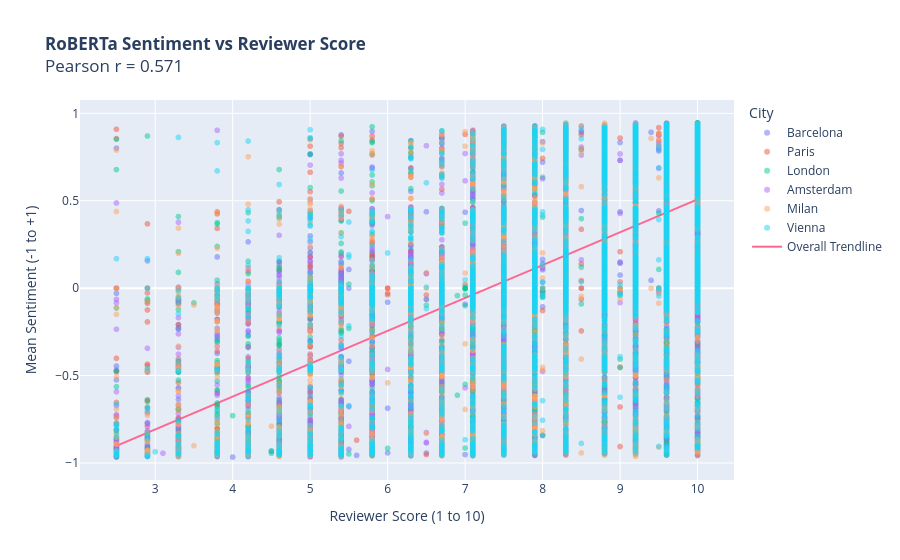

Write notebook code for a chart like this one.
### Markdown cell above
## 14. Validation: Sentiment vs Reviewer Score

This checks whether the RoBERTa sentiment score correlates with the numeric reviewer score already in the dataset. A strong correlation confirms that the sentiment model is capturing something meaningful rather than random noise.

### Code cell
review_level = (
    doc_inf[doc_inf['Topic'] != -1]
    .groupby('Person_id')
    .agg(
        Mean_Sentiment = ('Sentiment_Score', 'mean'),
        Reviewer_Score = ('Reviewer_Score',  'first'),
        Average_Score  = ('Average_Score',   'first'),
        Hotel_Name     = ('Hotel_Name',      'first'),
        City           = ('City',            'first')
    )
    .dropna(subset=['Reviewer_Score', 'Mean_Sentiment'])
    .reset_index()
)

r_pearson,  p_pearson  = stats.pearsonr( review_level['Reviewer_Score'], review_level['Mean_Sentiment'])
r_spearman, p_spearman = stats.spearmanr(review_level['Reviewer_Score'], review_level['Mean_Sentiment'])
print(f'Pearson  r = {r_pearson:.3f}  (p = {p_pearson:.2e})')
print(f'Spearman r = {r_spearman:.3f}  (p = {p_spearman:.2e})')

fig_corr = px.scatter(
    review_level, x='Reviewer_Score', y='Mean_Sentiment', color='City',
    opacity=0.5, trendline='ols', trendline_scope='overall',
    title=f'<b>RoBERTa Sentiment vs Reviewer Score</b><br>Pearson r = {r_pearson:.3f}',
    labels={'Reviewer_Score': 'Reviewer Score (1 to 10)', 'Mean_Sentiment': 'Mean Sentiment (-1 to +1)'}
)
fig_corr.write_html('BERTModelRawOutputs/Plots/Validation_Sentiment_vs_ReviewerScore.html')
fig_corr.show()

### Figure 1 — Plotly figure (JSON) as saved in the notebook; plotly's stock layout.template omitted (floating-point values rounded to 4 significant figures; data arrays with more than 128 entries replaced by an {"elided": "..."} marker saying what was removed)
{"data": [{"hovertemplate": "City=Barcelona<br>Reviewer Score (1 to 10)=%{x}<br>Mean Sentiment (-1 to +1)=%{y}<extra></extra>", "legendgroup": "Barcelona", "marker": {"color": "#636efa", "opacity": 0.5, "symbol": "circle"}, "mode": "markers", "name": "Barcelona", "showlegend": true, "type": "scattergl", "x": {"elided": "5758 float values"}, "xaxis": "x", "y": {"elided": "5758 float values"}, "yaxis": "y"}, {"hovertemplate": "City=Paris<br>Reviewer Score (1 to 10)=%{x}<br>Mean Sentiment (-1 to +1)=%{y}<extra></extra>", "legendgroup": "Paris", "marker": {"color": "#EF553B", "opacity": 0.5, "symbol": "circle"}, "mode": "markers", "name": "Paris", "showlegend": true, "type": "scattergl", "x": {"elided": "5721 float values"}, "xaxis": "x", "y": {"elided": "5721 float values"}, "yaxis": "y"}, {"hovertemplate": "City=London<br>Reviewer Score (1 to 10)=%{x}<br>Mean Sentiment (-1 to +1)=%{y}<extra></extra>", "legendgroup": "London", "marker": {"color": "#00cc96", "opacity": 0.5, "symbol": "circle"}, "mode": "markers", "name": "London", "showlegend": true, "type": "scattergl", "x": {"elided": "5788 float values"}, "xaxis": "x", "y": {"elided": "5788 float values"}, "yaxis": "y"}, {"hovertemplate": "City=Amsterdam<br>Reviewer Score (1 to 10)=%{x}<br>Mean Sentiment (-1 to +1)=%{y}<extra></extra>", "legendgroup": "Amsterdam", "marker": {"color": "#ab63fa", "opacity": 0.5, "symbol": "circle"}, "mode": "markers", "name": "Amsterdam", "showlegend": true, "type": "scattergl", "x": {"elided": "5786 float values"}, "xaxis": "x", "y": {"elided": "5786 float values"}, "yaxis": "y"}, {"hovertemplate": "City=Milan<br>Reviewer Score (1 to 10)=%{x}<br>Mean Sentiment (-1 to +1)=%{y}<extra></extra>", "legendgroup": "Milan", "marker": {"color": "#FFA15A", "opacity": 0.5, "symbol": "circle"}, "mode": "markers", "name": "Milan", "showlegend": true, "type": "scattergl", "x": {"elided": "5686 float values"}, "xaxis": "x", "y": {"elided": "5686 float values"}, "yaxis": "y"}, {"hovertemplate": "City=Vienna<br>Reviewer Score (1 to 10)=%{x}<br>Mean Sentiment (-1 to +1)=%{y}<extra></extra>", "legendgroup": "Vienna", "marker": {"color": "#19d3f3", "opacity": 0.5, "symbol": "circle"}, "mode": "markers", "name": "Vienna", "showlegend": true, "type": "scattergl", "x": {"elided": "5754 float values"}, "xaxis": "x", "y": {"elided": "5754 float values"}, "yaxis": "y"}, {"hovertemplate": "<b>OLS trendline</b><br>Mean_Sentiment = 0.188033 * Reviewer_Score + -1.3724<br>R<sup>2</sup>=0.325525<br><br>Reviewer Score (1 to 10)=%{x}<br>Mean Sentiment (-1 to +1)=%{y} <b>(trend)</b><extra></extra>", "legendgroup": "Overall Trendline", "line": {"color": "#FF6692"}, "mode": "lines", "name": "Overall Trendline", "showlegend": true, "type": "scatter", "x": {"elided": "34493 float values"}, "xaxis": "x", "y": {"elided": "34493 float values"}, "yaxis": "y"}], "layout": {"legend": {"title": {"text": "City"}, "tracegroupgap": 0}, "title": {"text": "<b>RoBERTa Sentiment vs Reviewer Score</b><br>Pearson r = 0.571"}, "xaxis": {"anchor": "y", "domain": [0, 1], "title": {"text": "Reviewer Score (1 to 10)"}}, "yaxis": {"anchor": "x", "domain": [0, 1], "title": {"text": "Mean Sentiment (-1 to +1)"}}}}
